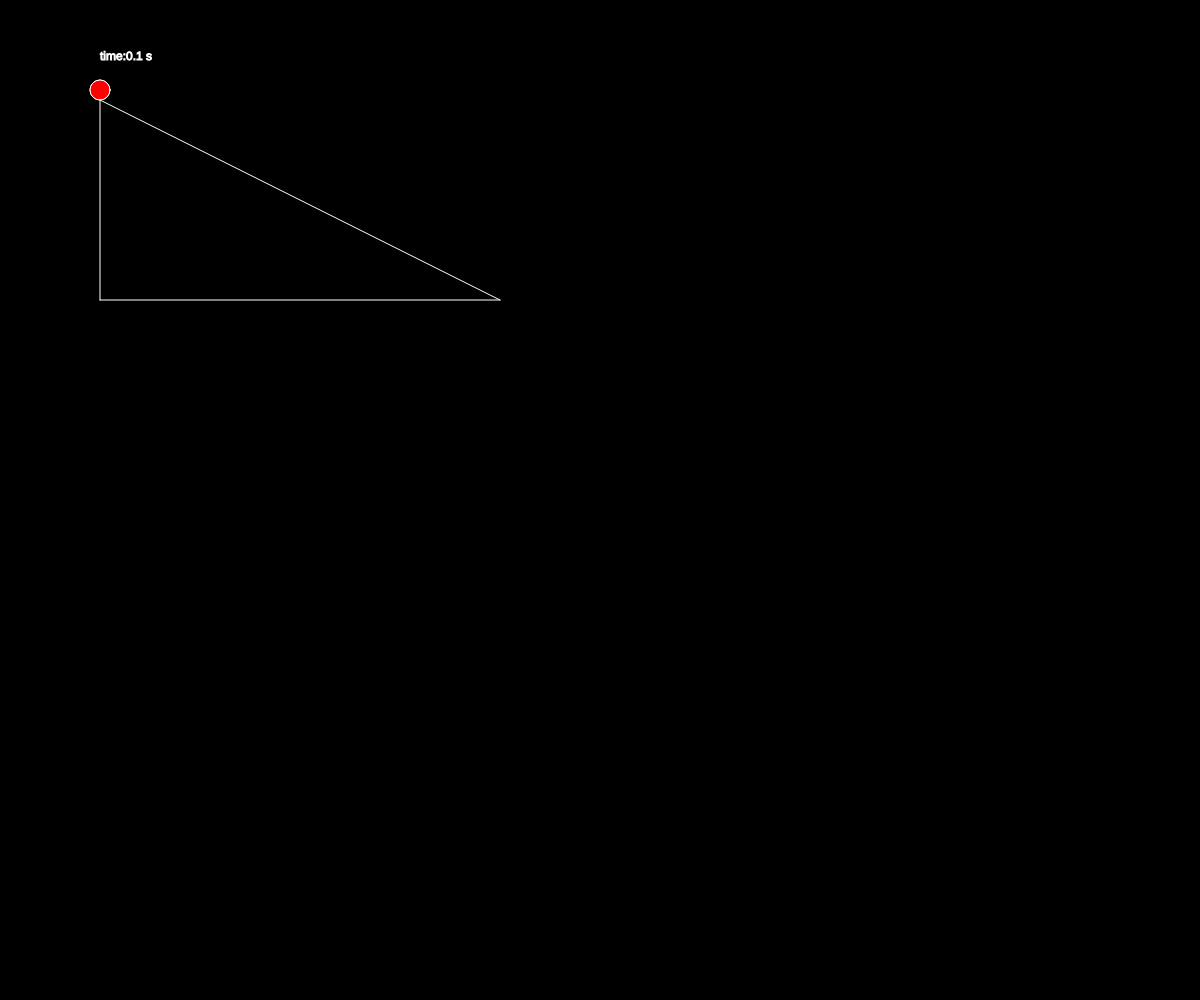
Frame 1 (no input)
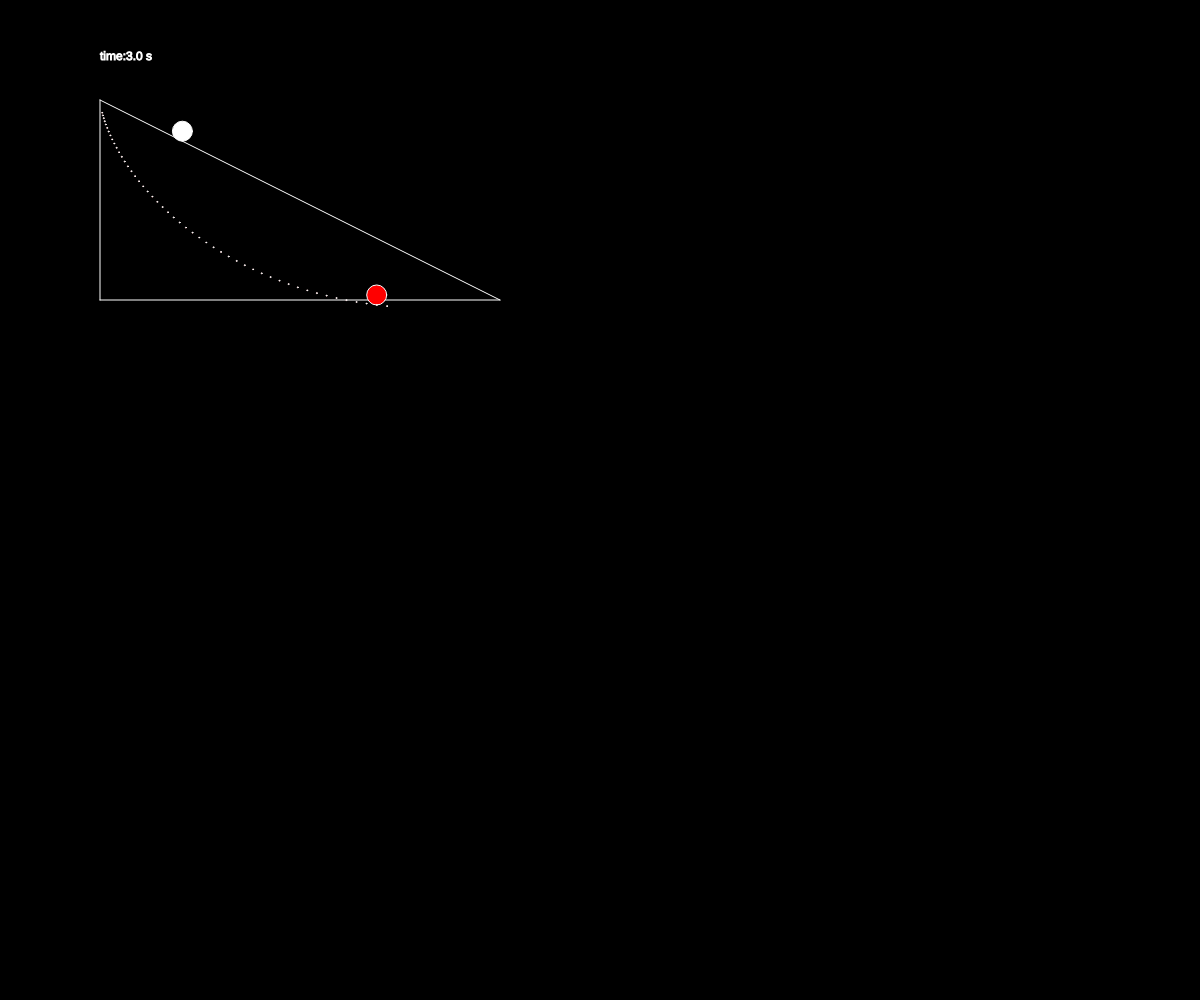
Frame 60 (no input)
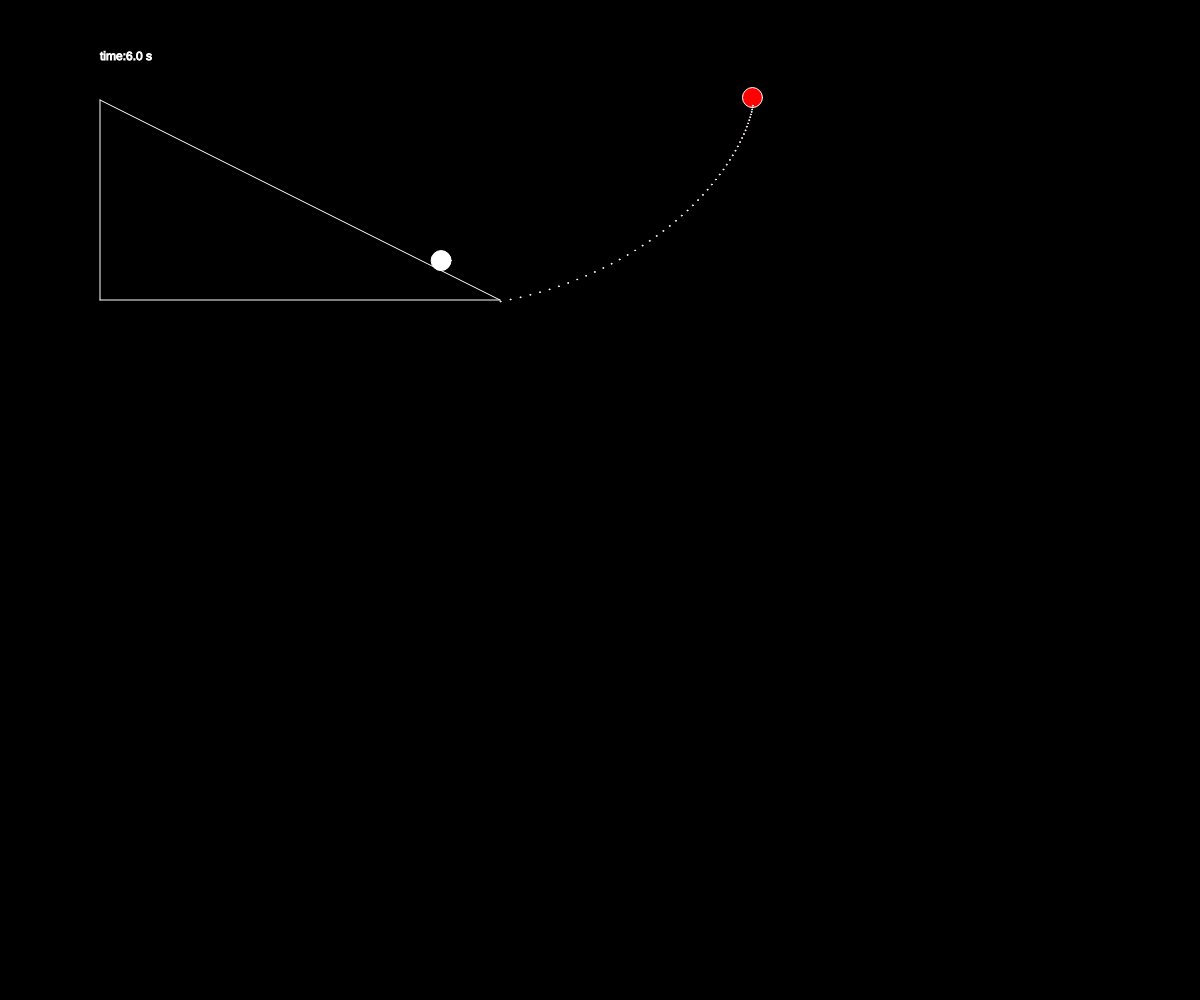
Frame 120 (the mouse pressed at the canvas centre since frame 60)

The p5.js sketch that drew these frames (run headless with seeded random() and noise() and a simulated clock; from frame 60 on, the mouse is pressed at the canvas centre):

// p5.js sketch
// ── sketch.js

const g = 9.8
var x, 
    y,
    x1,
    y1, 
    A, 
    B, 
    C,
    trail, 
    t;
    x1 =0;
    y1 = 0;
    trail = [];
    class Particle{
        constructor(x=0, y=0, r=10, m=1, c=255){
            this.x = x 
            this.y = y
            this.r = r 
            this.m = m 
            this.c = c
        }
     make = ()=>{
        fill(this.c)
        circle(this.x, this.y-this.r, this.r*2)
    
    }
    }


function setup() {
    createCanvas(windowWidth, windowHeight);
    x = 0;
    y = 0;
    A = createVector(0, 0)
    B = createVector(0, 200)
    C = createVector(400, 200)
    t = 0
    t1= 0
   

    
}

function draw(){
    background(0)
    stroke(255)
    translate(100, 100)
    line(A.x, A.y, B.x, B.y)
    line(B.x, B.y, C.x, C.y)
    line(A.x, A.y, C.x, C.y)
    let particle = new Particle(x, y, 10);
    let tFinal = sqrt(2*(C.y/g));
    let constant = C.x / tFinal;
    particle.make()
    let secondPrticle = new Particle(x1, y1, 10, 1, "red")
    secondPrticle.make()
    
    // x = constant * t 
    y = 0.5 * g * t * t;
    x = 2 * y 
    x1 =104*(t - sin(t))
    y1=104*(1-cos(t))
    v = createVector(x1, y1)
    trail.push(v)
    if(trail.length > 50){
      trail.splice(0, 1);
    }

    for(let i=0; i< trail.length; i++){
        fill('red')
        ellipse(trail[i].x, trail[i].y, 1, 1)
      }

    if(x > C.x && y > C.y + particle.r)
    {
        t = 0
    }else{
            t += 0.05   
            fill("white")
            text(`time:${t.toFixed(1)} s `, 0, -40)       
    }
  
    
   

   



 
    
}
